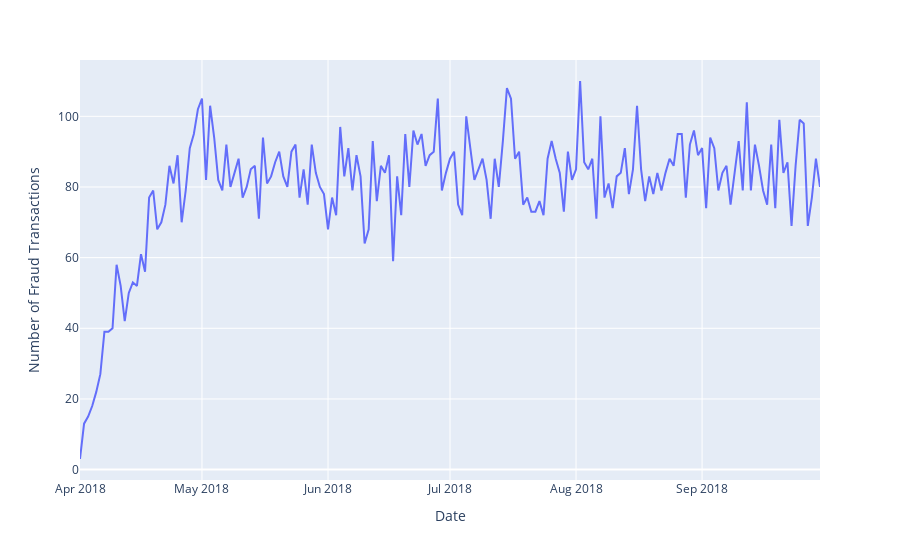

Source (notebook cell):
### Markdown cell above
As seen from the bar plot, scenario type 3 has the highest average transaction amount of 260, it is the second most common scenario type. Meanwhile, scenario type 2, which is the most common scenario type, has the lowest average transaction amount of 53. The least common scenario type, type 1, has an average transaction amount of 235.

### Code cell
df = pd.read_csv("data/raw.csv")

df['TX_DATETIME'] = pd.to_datetime(df['TX_DATETIME'])

df['date'] = df['TX_DATETIME'].dt.date

grouped = df[df['TX_FRAUD'] == 1].groupby('date').size().reset_index(name='count')

fig = px.line(grouped, x='date', y='count', labels={'date':'Date','count':'Number of Fraud Transactions'})

fig.show()

### Figure 1 — Plotly figure (JSON) as saved in the notebook; plotly's stock layout.template omitted (floating-point values rounded to 4 significant figures; data arrays with more than 128 entries replaced by an {"elided": "..."} marker saying what was removed)
{"data": [{"hovertemplate": "Date=%{x}<br>Number of Fraud Transactions=%{y}<extra></extra>", "legendgroup": "", "line": {"color": "#636efa", "dash": "solid"}, "marker": {"symbol": "circle"}, "mode": "lines", "name": "", "orientation": "v", "showlegend": false, "type": "scatter", "x": {"elided": "183 str values"}, "xaxis": "x", "y": {"elided": "183 int values"}, "yaxis": "y"}], "layout": {"legend": {"tracegroupgap": 0}, "margin": {"t": 60}, "xaxis": {"anchor": "y", "domain": [0, 1], "title": {"text": "Date"}}, "yaxis": {"anchor": "x", "domain": [0, 1], "title": {"text": "Number of Fraud Transactions"}}}}
